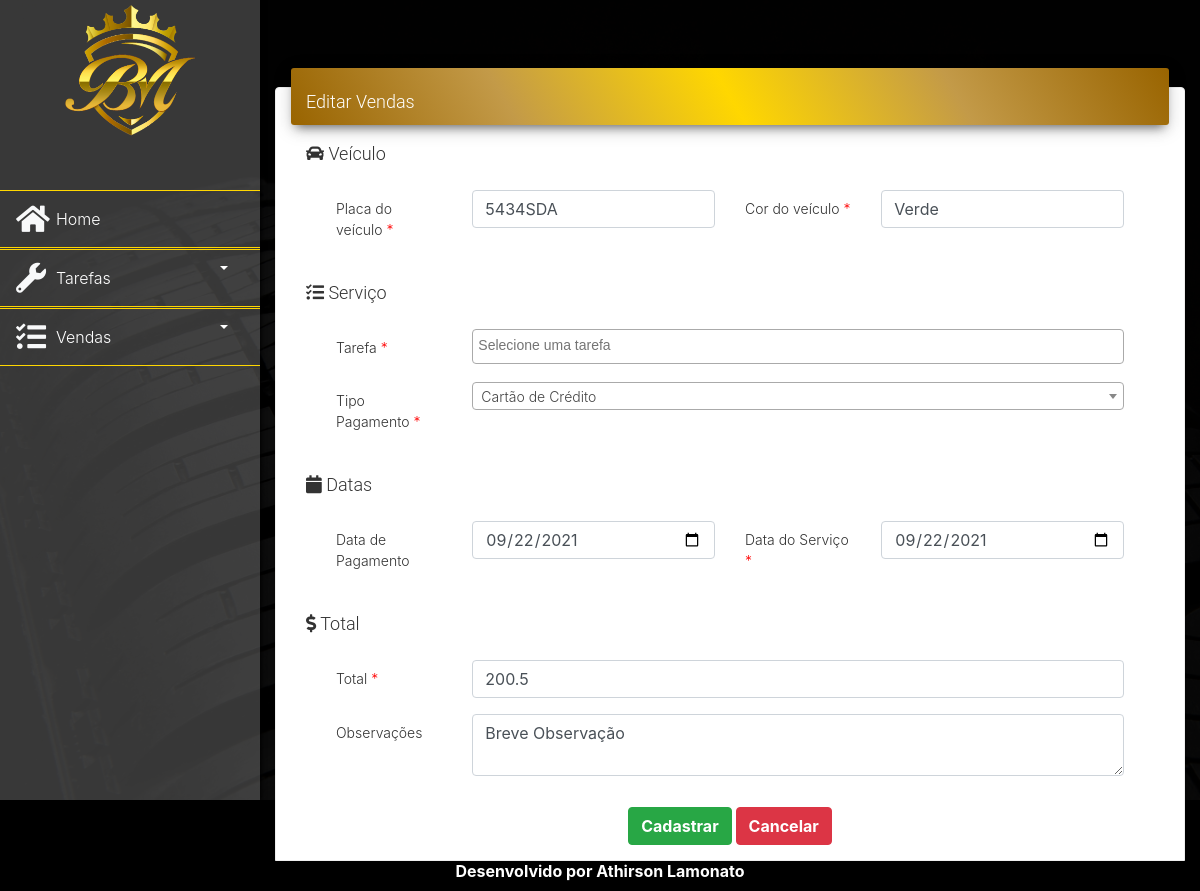
The page /edit_vendas.php?id=1 on the database its author committed.
### tables this page shows
CREATE TABLE `vendas` (
  `ID` bigint(20) UNSIGNED NOT NULL,
  `PLACA` varchar(50) NOT NULL,
  `COR` varchar(50) NOT NULL,
  `TAREFA` int(11) NOT NULL,
  `TIPO_PAGAMENTO` varchar(50) NOT NULL,
  `DATA_PAGAMENTO` date NOT NULL,
  `DATA_SERVICO` date NOT NULL,
  `TOTAL_SERVICO` float NOT NULL,
  `OBSERVACAO` varchar(400) NOT NULL
);

### edit_vendas.php (called while the page is built, shortened)
<?php
require_once 'app/src/dados.php';
$objVendas = Vendas::getVenda($_GET['id']);
include __DIR__ . '/includes/header.php';
include __DIR__ . '/includes/menu.php';
include __DIR__ . '/includes/navbar.php';
include __DIR__ . '/includes/formulario_vendas.php';
include __DIR__ . '/includes/footer.php';
?>

### app/Db/Database.php (called while the page is built, shortened)
<?php
  class Database{
    private $connection;
    private function setConnection(){
      try{
        $this->connection = new PDO('mysql:host='.self::HOST.';dbname='.self::NAME, self::USER, self::PASS);
        $this->connection->setAttribute(PDO::ATTR_ERRMODE, PDO::ERRMODE_EXCEPTION);
      }catch(PDOException $e){
        die('ERROR: '.$e->setMessage());
      }
    }
    public function execute($query, $params = []){
      try{
        $statement = $this->connection->prepare($query);
        $statement->execute($params);
        return $statement;
      }catch(PDOException $e){
        die('ERROR: '.$e->setMessage());
      }
    }
    public function selectVendas($id = 0){
      $valor = $id;
      $valor = str_replace(' ', '%', strtoupper($valor));
      $query = 'SELECT
                  v.id,
                  v.placa,
                  v.cor,
                  v.tarefa tarefaid,
                  t.nome tarefa,
                  v.tipo_pagamento,
                  v.data_pagamento,
                  v.data_servico,
                  v.total_servico,
                  v.observacao
              FROM
                  vendas v
              INNER JOIN tarefas t ON (t.id = v.tarefa)
              WHERE v.id = :ID or :ID = 0';
      return $this->execute($query,[':ID' => $valor]);
    }
  }
?>

### app/src/dados.php (called while the page is built, shortened)
<?php
	require_once 'app/Db/Database.php';
	class Vendas{
    public static function getVenda($id){
      return (new Database('vendas'))->selectVendas($id)->fetchObject(self::class);
    }
	}

### includes/formulario_vendas.php (the view, shortened to what this page needs)
<div class="content">
  <div class="container-fluid container-principal-vendas">
    <div class="row">
      <div class="card">
        <div class="card-header card-header-primary">
          <h4 class="card-title"><?=TITLE?></h4>
        </div>
        <div class="card-body">
          <form method="post">
            <fildset>
              <legend>
                <h4><i class="fa fa-car"></i> Veículo</h4>
              </legend>
            </fildset>
            <div class="card-body">
              <div class="form-group row bmd-form-group">
                <label class="col-2 required bmd-label-static mt-2">Placa do veículo</label>
                <div class="col-4">
                  <input type="text" name="placa" class="form-control" placeholder="Informe a placa do veículo" required value="<?=$objVendas->placa?>">
                </div>
                <label class="col-2 required bmd-label-static mt-2">Cor do veículo</label>
                <div class="col-4">
                  <input type="text" name="cor" class="form-control" placeholder="Informe a cor do veículo" required value="<?=$objVendas->cor?>">
                </div>
              </div>
            </div>
            <fildset>
              <legend>
                <h4><i class="fa fa-tasks"></i> Serviço</h4>
              </legend>
            </fildset>
            <div class="card-body">
              <div class="form-group row bmd-form-group">
                <label class="col-2 required bmd-label-static mt-2">Tarefa</label>
                <div class="col-10">
                </div>
              </div>
              <div class="form-group row bmd-form-group">
                <label class="col-2 required bmd-label-static mt-2">Tipo Pagamento</label>
                <div class="col-10">
                </div>
              </div>
            </div>
            <fildset>
                <legend>
                  <h4><i class="fa fa-calendar"></i> Datas</h4>
                </legend>
              </fildset>
            <div class="card-body">
              <div class="form-group row bmd-form-group">
                <label class="col-2 bmd-label-static mt-2">Data de Pagamento</label>
                <div class="col-4">
                  <input type="date" name="data_pagamento" class="form-control" value="<?=$objVendas->data_pagamento?>">
                </div>
                <label class="col-2 required bmd-label-static mt-2">Data do Serviço</label>
                <div class="col-4">
                  <input type="date" name="data_servico" class="form-control" required value="<?=$objVendas->data_servico?>">
                </div>
              </div>
            </div>
            <fildset>
              <legend>
                <h4><i class="fa fa-dollar-sign"></i> Total</h4>
              </legend>
            </fildset>
            <div class="card-body">
              <div class="form-group row bmd-form-group">
                <label class="col-2 required bmd-label-static mt-2">Total</label>
                <div class="col-10">
                  <input type="text" name="total_servico" class="form-control" placeholder="Informe o total da venda" required value="<?=$objVendas->total_servico?>">
                </div>
              </div>
              <div class="form-group row bmd-form-group">
                <label class="col-2 bmd-label-static mt-2">Observações</label>
                <div class="col-10">
                  <textarea type="text" name="observacao" class="form-control" placeholder="Informe uma observação"><?=$objVendas->observacao?></textarea>
                </div>
              </div>
            </div>
            <div class="text-center">
              <button type="submit" class="btn btn-success">Cadastrar</button>
              <a href="dados_vendas.php" class="btn btn-danger">Cancelar</a>
            </div>
          </form>
        </div>
      </div>
    </div>
  </div>
  </div>

### assets/css/styles.css (style rules this page uses)
main>.content { padding: 30px 15px; min-height: calc(100vh - 123px); }
body { background-color: #000000; font-weight: 300; width: 100%; }
a { text-decoration: none; }
.container-fluid { width: 100%; padding-right: 15px; padding-left: 15px; margin-right: auto; margin-left: auto; }
.row { display: flex; flex-wrap: wrap; margin-right: -15px; margin-left: -15px; }
h4, .h4 { font-size: 1.125rem; line-height: 1.4em; font-weight: 300; }
h1, h2, h3, h4, h5, h6, .h1, .h2, .h3, .h4 { font-family: "Roboto", "Helvetica", "Arial", sans-serif; font-weight: 300; line-height: 1.5em; }
.required::after { content: " *"; color: red; }
.card [class*="card-header-"]:not(.card-header-icon):not(.card-header-text):not(.card-header-image) { border-radius: 3px; margin-top: -20px; padding: 10px 0px 10px 15px; }
.card .card-header-primary .card-icon, .card .card-header-primary .card-text, .card .card-header-primary:not(.card-header-icon):not(.card-header-text), .card.bg-primary, .card.card-rotate.bg-primary .front, .card.card-rotate.bg-primary .back { background: linear-gradient( 60deg,#996400,#c39a48, #ffd700,#c39a48, #996400); }
.card .card-header-primary .card-icon, .card .card-header-primary:not(.card-header-icon):not(.card-header-text), .card .card-header-primary .card-text { box-shadow: 0 4px 20px 0px rgb(0 0 0 / 14%), 0 7px 10px -5px #333333b0; }
.card .card-header .card-title { margin-bottom: 3px; }
.card [class*="card-header-"] .card-title a, .card [class*="card-header-"] .card-title, .card [class*="card-header-"] .icon i, .card[class*="bg-"] .card-title a, .card[class*="bg-"] .card-title, .card[class*="bg-"] .icon i { color: #fff; }
.card .card-title:last-child { margin-bottom: 0; }
.card .card-title { margin-top: 0; margin-bottom: 3px; }
.card .card-title { margin-top: 0.625rem; }
.title, .title a, .card-title, .card-title a, .info-title, .info-title a, .footer-brand, .footer-brand a, .footer-big h5, .footer-big h5 a, .footer-big h4, .footer-big h4 a, .media .media-heading, .media .media-heading a { color: #3C4858; text-decoration: none; }
.card-title { margin-bottom: 0.75rem; }
.card [class*="card-header-"] { margin: 0px 15px 0; padding: 0; position: relative; }
.card .card-header { z-index: 3 !important; }
.card [class*="card-header-"], .card[class*="bg-"] { color: #fff; }
.card .card-header { border-bottom: none; background: transparent; }
.card-header:first-child { border-radius: calc(0.25rem - 1px) calc(0.25rem - 1px) 0 0; }
.card-header { padding: 0.75rem 1.25rem; margin-bottom: 0; background-color: #fff; border-bottom: 1px solid #eeeeee; }
.card .card-body, .card .card-footer { padding: 0.9375rem 1.875rem; }
.card { box-shadow: 0 1px 4px 0 rgb(0 0 0 / 14%); }
.card { font-size: .875rem; }
.card { border: 0; margin-top: 30px; border-radius: 6px; color: #333333; background: #fff; width: 100%; box-shadow: 0 2px 2px 0 rgb(0 0 0 / 14%), 0 3px 1px -2px rgb(0 0 0 / 20%), 0 1px 5px 0 rgb(0 0 0 / 12%); }
.card { position: relative; display: flex; flex-direction: column; min-width: 0; word-wrap: break-word; background-color: #fff; background-clip: border-box; border: 1px solid #eeeeee; border-radius: 0.25rem; }
.container-principal-vendas { vertical-align: middle; justify-content: center; margin-top: 3%; }
.btn { color:white; font-weight: bold; }
.card { border-bottom-left-radius: 0; border-bottom-right-radius: 0; }

### rows shown on the page
vendas: placa "5434SDA", cor "Verde", data_pagamento "09/22/2021", data_servico "09/22/2021", total_servico "200.5", observacao "Breve Observação"

### other values the page prints
TITLE "Editar Vendas"
